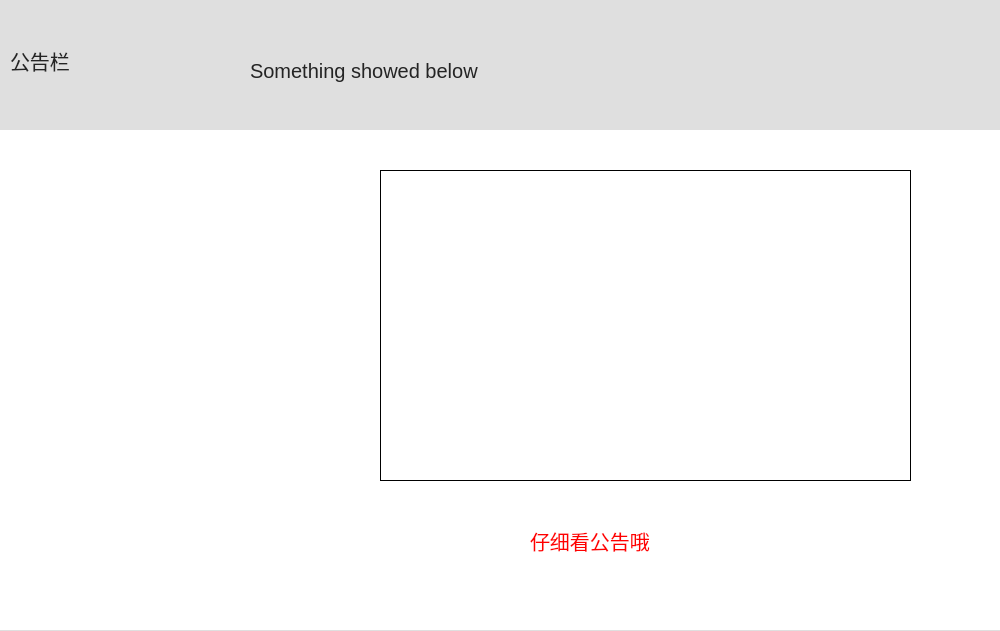
<?xml version="1.0" encoding="UTF-8"?>
<ui version="4.0">
 <class>Notification</class>
 <widget class="QWidget" name="Notification">
  <property name="geometry">
   <rect>
    <x>0</x>
    <y>0</y>
    <width>1000</width>
    <height>631</height>
   </rect>
  </property>
  <property name="windowTitle">
   <string>Form</string>
  </property>
  <widget class="QFrame" name="frame">
   <property name="geometry">
    <rect>
     <x>0</x>
     <y>0</y>
     <width>1000</width>
     <height>631</height>
    </rect>
   </property>
   <property name="styleSheet">
    <string notr="true">QFrame{
background-color:rgb(223, 223, 223);
border:sold 1px rgb(0, 0, 0);

}

QPushButton{
background:rgb(255, 255, 255);
border-style:outset;
border-radius:10px;
font-style:MingLiU-ExtB;
font-size:20px;
color:black;
}
QPushButton:pressed{
background-color:rgb(255, 255, 255);
border-style:inset;
font-style:MingLiU-ExtB;
}
QCheckBox{
background:rgba(85,170,255,0);
color:white;
font-style:MingLiU-ExtB;
}
QLabel{
color:rgb(36, 36, 36);
font-style:MingLiU-ExtB;
font-size:20px;
background-image:rgb(255, 255, 255);
}
QToolButton{
background:rgb(200, 198, 198);
border-style:outset;
border-radius:10px;
color:black;
}</string>
   </property>
   <property name="frameShape">
    <enum>QFrame::StyledPanel</enum>
   </property>
   <property name="frameShadow">
    <enum>QFrame::Raised</enum>
   </property>
   <widget class="QLabel" name="label_2">
    <property name="geometry">
     <rect>
      <x>250</x>
      <y>20</y>
      <width>691</width>
      <height>101</height>
     </rect>
    </property>
    <property name="styleSheet">
     <string notr="true">font: 35pt &quot;MV Boli&quot;;</string>
    </property>
    <property name="text">
     <string>Something showed below</string>
    </property>
   </widget>
   <widget class="QFrame" name="frame_2">
    <property name="geometry">
     <rect>
      <x>0</x>
      <y>130</y>
      <width>1000</width>
      <height>500</height>
     </rect>
    </property>
    <property name="styleSheet">
     <string notr="true">background-color:white;</string>
    </property>
    <property name="frameShape">
     <enum>QFrame::StyledPanel</enum>
    </property>
    <property name="frameShadow">
     <enum>QFrame::Raised</enum>
    </property>
    <widget class="QTextEdit" name="Notice">
     <property name="geometry">
      <rect>
       <x>380</x>
       <y>40</y>
       <width>531</width>
       <height>311</height>
      </rect>
     </property>
     <property name="styleSheet">
      <string notr="true">border:1px solid rgb(0, 0, 0);
color:black;
font: 13pt &quot;MV Boli&quot;;</string>
     </property>
     <property name="html">
      <string>&lt;!DOCTYPE HTML PUBLIC &quot;-//W3C//DTD HTML 4.0//EN&quot; &quot;http://www.w3.org/TR/REC-html40/strict.dtd&quot;&gt;
&lt;html&gt;&lt;head&gt;&lt;meta name=&quot;qrichtext&quot; content=&quot;1&quot; /&gt;&lt;style type=&quot;text/css&quot;&gt;
p, li { white-space: pre-wrap; }
&lt;/style&gt;&lt;/head&gt;&lt;body style=&quot; font-family:'MV Boli'; font-size:13pt; font-weight:400; font-style:normal;&quot;&gt;
&lt;p style=&quot;-qt-paragraph-type:empty; margin-top:0px; margin-bottom:0px; margin-left:0px; margin-right:0px; -qt-block-indent:0; text-indent:0px; font-size:9pt;&quot;&gt;&lt;br /&gt;&lt;/p&gt;&lt;/body&gt;&lt;/html&gt;</string>
     </property>
    </widget>
    <widget class="QLabel" name="label_4">
     <property name="geometry">
      <rect>
       <x>10</x>
       <y>20</y>
       <width>280</width>
       <height>180</height>
      </rect>
     </property>
     <property name="styleSheet">
      <string notr="true">border-image:url(:/Picture/image1.jpg);</string>
     </property>
     <property name="text">
      <string/>
     </property>
    </widget>
    <widget class="QLabel" name="label_5">
     <property name="geometry">
      <rect>
       <x>190</x>
       <y>190</y>
       <width>170</width>
       <height>170</height>
      </rect>
     </property>
     <property name="styleSheet">
      <string notr="true">border-image:url(:/Picture/image2.jpg);</string>
     </property>
     <property name="text">
      <string/>
     </property>
    </widget>
    <widget class="QLabel" name="label_6">
     <property name="geometry">
      <rect>
       <x>30</x>
       <y>270</y>
       <width>170</width>
       <height>170</height>
      </rect>
     </property>
     <property name="styleSheet">
      <string notr="true">border-image:url(:/Picture/image3.jpg);</string>
     </property>
     <property name="text">
      <string/>
     </property>
    </widget>
    <widget class="QLabel" name="label_7">
     <property name="geometry">
      <rect>
       <x>530</x>
       <y>360</y>
       <width>221</width>
       <height>101</height>
      </rect>
     </property>
     <property name="styleSheet">
      <string notr="true">font: 20pt &quot;楷体&quot;;
color:red;</string>
     </property>
     <property name="text">
      <string>仔细看公告哦</string>
     </property>
    </widget>
   </widget>
   <widget class="QLabel" name="label_3">
    <property name="geometry">
     <rect>
      <x>10</x>
      <y>10</y>
      <width>221</width>
      <height>101</height>
     </rect>
    </property>
    <property name="styleSheet">
     <string notr="true">font: 35pt &quot;MV Boli&quot;;</string>
    </property>
    <property name="text">
     <string>公告栏</string>
    </property>
   </widget>
  </widget>
 </widget>
 <resources/>
 <connections/>
</ui>
